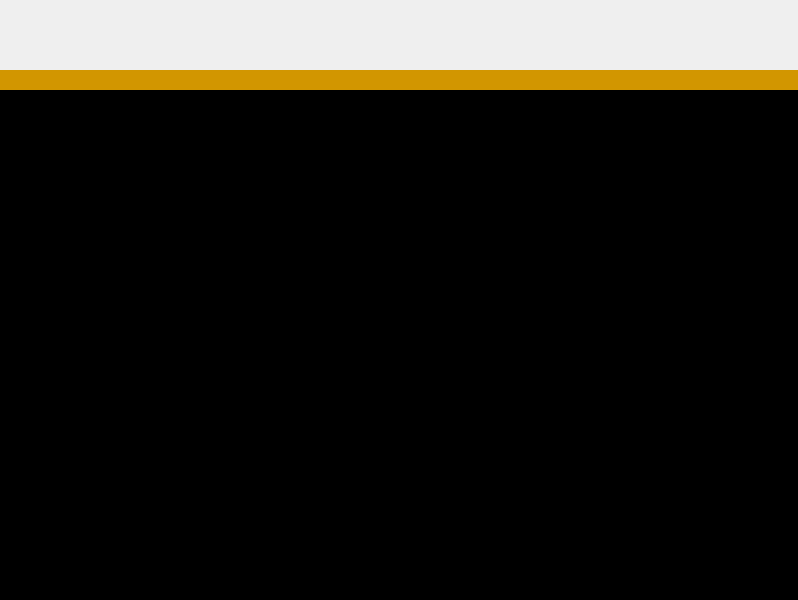
<?xml version="1.0" encoding="UTF-8"?>
<ui version="4.0">
 <class>MainWindow</class>
 <widget class="QMainWindow" name="MainWindow">
  <property name="geometry">
   <rect>
    <x>0</x>
    <y>0</y>
    <width>798</width>
    <height>600</height>
   </rect>
  </property>
  <property name="sizePolicy">
   <sizepolicy hsizetype="Expanding" vsizetype="Expanding">
    <horstretch>0</horstretch>
    <verstretch>0</verstretch>
   </sizepolicy>
  </property>
  <property name="windowTitle">
   <string notr="true">Mercury</string>
  </property>
  <property name="styleSheet">
   <string notr="true"/>
  </property>
  <widget class="QWidget" name="centralWidget">
   <layout class="QVBoxLayout" name="verticalLayout" stretch="0,0,1">
    <property name="spacing">
     <number>0</number>
    </property>
    <property name="leftMargin">
     <number>0</number>
    </property>
    <property name="topMargin">
     <number>0</number>
    </property>
    <property name="rightMargin">
     <number>0</number>
    </property>
    <property name="bottomMargin">
     <number>0</number>
    </property>
    <item>
     <layout class="QHBoxLayout" name="horizontalLayout" stretch="3,16,2,4">
      <property name="spacing">
       <number>0</number>
      </property>
      <item>
       <widget class="MenuItem" name="gainMenuItem" native="true">
        <property name="sizePolicy">
         <sizepolicy hsizetype="Ignored" vsizetype="Fixed">
          <horstretch>0</horstretch>
          <verstretch>0</verstretch>
         </sizepolicy>
        </property>
        <property name="minimumSize">
         <size>
          <width>0</width>
          <height>70</height>
         </size>
        </property>
       </widget>
      </item>
      <item>
       <widget class="MeasureBar" name="measureBar" native="true">
        <property name="sizePolicy">
         <sizepolicy hsizetype="Ignored" vsizetype="Fixed">
          <horstretch>0</horstretch>
          <verstretch>0</verstretch>
         </sizepolicy>
        </property>
        <property name="minimumSize">
         <size>
          <width>0</width>
          <height>70</height>
         </size>
        </property>
       </widget>
      </item>
      <item>
       <widget class="MenuItem" name="angleMenuItem" native="true">
        <property name="sizePolicy">
         <sizepolicy hsizetype="Ignored" vsizetype="Fixed">
          <horstretch>0</horstretch>
          <verstretch>0</verstretch>
         </sizepolicy>
        </property>
        <property name="minimumSize">
         <size>
          <width>0</width>
          <height>70</height>
         </size>
        </property>
       </widget>
      </item>
      <item>
       <widget class="IconsBar" name="iconsBarWidget" native="true">
        <property name="sizePolicy">
         <sizepolicy hsizetype="Minimum" vsizetype="Fixed">
          <horstretch>0</horstretch>
          <verstretch>0</verstretch>
         </sizepolicy>
        </property>
        <property name="minimumSize">
         <size>
          <width>0</width>
          <height>70</height>
         </size>
        </property>
       </widget>
      </item>
     </layout>
    </item>
    <item>
     <widget class="ShowInfoWidget" name="statusBar" native="true">
      <property name="sizePolicy">
       <sizepolicy hsizetype="Ignored" vsizetype="Fixed">
        <horstretch>0</horstretch>
        <verstretch>0</verstretch>
       </sizepolicy>
      </property>
      <property name="minimumSize">
       <size>
        <width>0</width>
        <height>20</height>
       </size>
      </property>
      <property name="styleSheet">
       <string notr="true">background-color: rgb(210, 150, 0);</string>
      </property>
     </widget>
    </item>
    <item>
     <widget class="DplDisplay::Display" name="widget" native="true">
      <property name="styleSheet">
       <string notr="true">background-color: rgb(0, 0, 0);</string>
      </property>
     </widget>
    </item>
   </layout>
  </widget>
 </widget>
 <layoutdefault spacing="6" margin="11"/>
 <customwidgets>
  <customwidget>
   <class>ShowInfoWidget</class>
   <extends>QWidget</extends>
   <header>showinfowidget.h</header>
   <container>1</container>
  </customwidget>
  <customwidget>
   <class>IconsBar</class>
   <extends>QWidget</extends>
   <header>icons_bar.h</header>
   <container>1</container>
  </customwidget>
  <customwidget>
   <class>MeasureBar</class>
   <extends>QWidget</extends>
   <header>measure_bar.h</header>
   <container>1</container>
  </customwidget>
  <customwidget>
   <class>MenuItem</class>
   <extends>QWidget</extends>
   <header>menu_item.h</header>
   <container>1</container>
  </customwidget>
  <customwidget>
   <class>DplDisplay::Display</class>
   <extends>QWidget</extends>
   <header>display.h</header>
   <container>1</container>
  </customwidget>
 </customwidgets>
 <resources/>
 <connections/>
 <slots>
  <slot>on_funcBtnClicked()</slot>
  <slot>on_valueChanged()</slot>
  <slot>on_funcBtnPressed()</slot>
  <slot>on_titleItemPressed()</slot>
  <slot>on_titleBtnPressed()</slot>
 </slots>
</ui>
